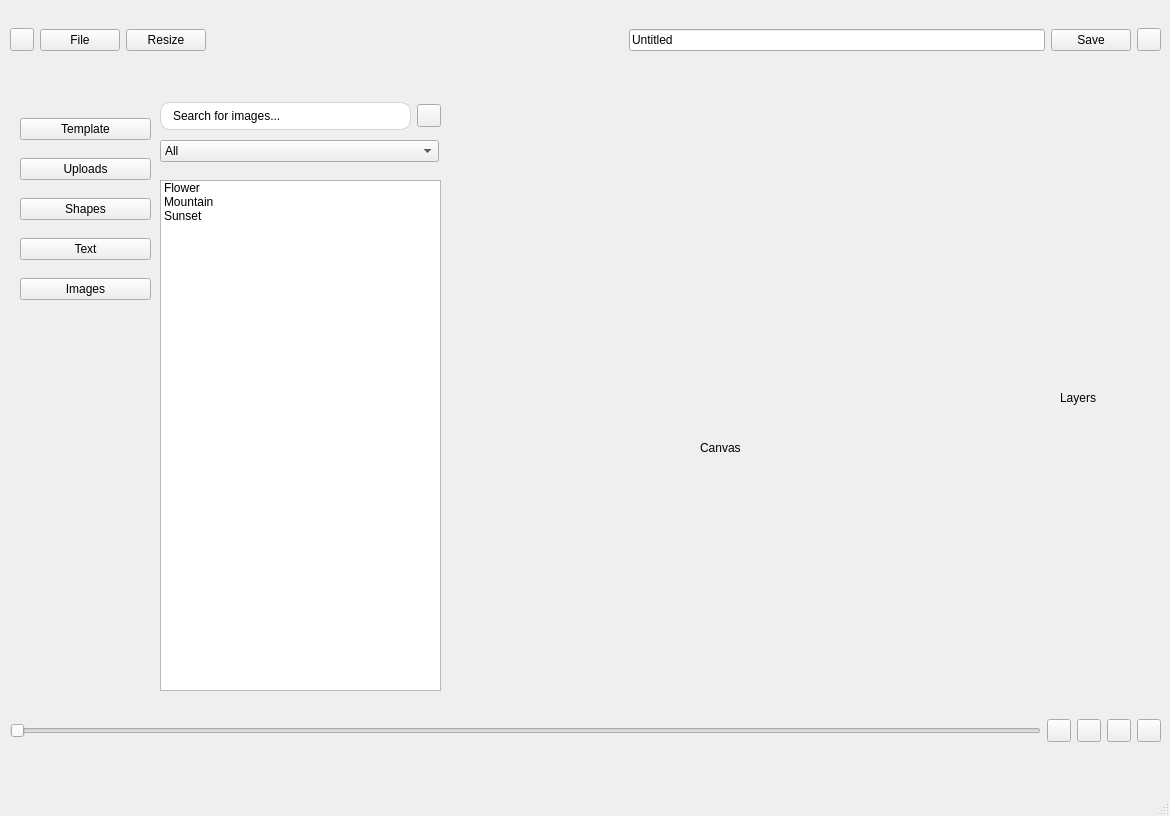
<?xml version="1.0" encoding="UTF-8"?>
<ui version="4.0">
 <class>MainWindow</class>
 <widget class="QMainWindow" name="MainWindow">
  <property name="geometry">
   <rect>
    <x>0</x>
    <y>0</y>
    <width>1170</width>
    <height>816</height>
   </rect>
  </property>
  <property name="windowTitle">
   <string>MainWindow</string>
  </property>
  <widget class="QWidget" name="centralwidget">
   <widget class="QWidget" name="horizontalLayoutWidget">
    <property name="geometry">
     <rect>
      <x>10</x>
      <y>0</y>
      <width>1151</width>
      <height>80</height>
     </rect>
    </property>
    <layout class="QHBoxLayout" name="horizontalLayout">
     <item>
      <widget class="QToolButton" name="toolback">
       <property name="text">
        <string/>
       </property>
       <property name="icon">
        <iconset>
         <normaloff>../../Downloads/chevron-left.png</normaloff>../../Downloads/chevron-left.png</iconset>
       </property>
      </widget>
     </item>
     <item>
      <widget class="QPushButton" name="pushFile">
       <property name="text">
        <string>File</string>
       </property>
      </widget>
     </item>
     <item>
      <widget class="QPushButton" name="pushResize">
       <property name="text">
        <string>Resize</string>
       </property>
      </widget>
     </item>
     <item>
      <spacer name="horizontalSpacer">
       <property name="orientation">
        <enum>Qt::Horizontal</enum>
       </property>
       <property name="sizeHint" stdset="0">
        <size>
         <width>40</width>
         <height>20</height>
        </size>
       </property>
      </spacer>
     </item>
     <item>
      <widget class="QLineEdit" name="Untitled">
       <property name="text">
        <string>Untitled</string>
       </property>
      </widget>
     </item>
     <item>
      <widget class="QPushButton" name="pushSave">
       <property name="text">
        <string>Save</string>
       </property>
      </widget>
     </item>
     <item>
      <widget class="QToolButton" name="Download">
       <property name="text">
        <string/>
       </property>
       <property name="icon">
        <iconset>
         <normaloff>../../Downloads/arrow-down.png</normaloff>../../Downloads/arrow-down.png</iconset>
       </property>
      </widget>
     </item>
    </layout>
   </widget>
   <widget class="QWidget" name="horizontalLayoutWidget_2">
    <property name="geometry">
     <rect>
      <x>10</x>
      <y>90</y>
      <width>1151</width>
      <height>611</height>
     </rect>
    </property>
    <layout class="QHBoxLayout" name="horizontalLayout_2">
     <item>
      <widget class="QWidget" name="widget" native="true">
       <widget class="QWidget" name="widgetSidebar" native="true">
        <property name="geometry">
         <rect>
          <x>10</x>
          <y>10</y>
          <width>131</width>
          <height>591</height>
         </rect>
        </property>
        <widget class="QWidget" name="verticalLayoutWidget">
         <property name="geometry">
          <rect>
           <x>0</x>
           <y>0</y>
           <width>131</width>
           <height>221</height>
          </rect>
         </property>
         <layout class="QVBoxLayout" name="verticalLayout">
          <property name="spacing">
           <number>0</number>
          </property>
          <item>
           <widget class="QPushButton" name="pushTemplate">
            <property name="text">
             <string>Template</string>
            </property>
           </widget>
          </item>
          <item>
           <widget class="QPushButton" name="pushUploads">
            <property name="text">
             <string>Uploads</string>
            </property>
           </widget>
          </item>
          <item>
           <widget class="QPushButton" name="pushShapes">
            <property name="text">
             <string>Shapes</string>
            </property>
           </widget>
          </item>
          <item>
           <widget class="QPushButton" name="pushText">
            <property name="text">
             <string>Text</string>
            </property>
           </widget>
          </item>
          <item>
           <widget class="QPushButton" name="pushImages">
            <property name="text">
             <string>Images</string>
            </property>
           </widget>
          </item>
         </layout>
        </widget>
       </widget>
       <widget class="QWidget" name="widgetOption" native="true">
        <property name="geometry">
         <rect>
          <x>150</x>
          <y>90</y>
          <width>281</width>
          <height>511</height>
         </rect>
        </property>
        <widget class="QWidget" name="verticalLayoutWidget_2">
         <property name="geometry">
          <rect>
           <x>0</x>
           <y>0</y>
           <width>281</width>
           <height>511</height>
          </rect>
         </property>
         <layout class="QVBoxLayout" name="verticalLayout_2">
          <item>
           <widget class="QListWidget" name="listWidget">
            <item>
             <property name="text">
              <string>Flower</string>
             </property>
             <property name="icon">
              <iconset>
               <activeoff>../../Downloads/flower.jpg</activeoff>
              </iconset>
             </property>
            </item>
            <item>
             <property name="text">
              <string>Mountain</string>
             </property>
             <property name="icon">
              <iconset>
               <activeoff>../../Downloads/IPR Project UI Design/Add- Edit image/image 3.png</activeoff>
              </iconset>
             </property>
            </item>
            <item>
             <property name="text">
              <string>Sunset</string>
             </property>
             <property name="icon">
              <iconset>
               <activeoff>../../Downloads/IPR Project UI Design (1)/Add- Edit image/image 4.png</activeoff>
              </iconset>
             </property>
            </item>
           </widget>
          </item>
         </layout>
        </widget>
       </widget>
       <widget class="QWidget" name="horizontalLayoutWidget_3">
        <property name="geometry">
         <rect>
          <x>150</x>
          <y>10</y>
          <width>281</width>
          <height>32</height>
         </rect>
        </property>
        <layout class="QHBoxLayout" name="horizontalLayout_3">
         <item>
          <widget class="QLineEdit" name="Search_image">
           <property name="styleSheet">
            <string notr="true">QLineEdit {
    border: 1px solid lightgray;
    border-radius: 10px;
    padding: 5px 10px;
}
</string>
           </property>
           <property name="text">
            <string>Search for images...</string>
           </property>
          </widget>
         </item>
         <item>
          <widget class="QToolButton" name="toolSearch">
           <property name="text">
            <string/>
           </property>
           <property name="icon">
            <iconset>
             <normaloff>../../Downloads/search.png</normaloff>../../Downloads/search.png</iconset>
           </property>
          </widget>
         </item>
        </layout>
       </widget>
       <widget class="QWidget" name="widgetCanvas" native="true">
        <property name="geometry">
         <rect>
          <x>440</x>
          <y>60</y>
          <width>561</width>
          <height>531</height>
         </rect>
        </property>
        <widget class="QLabel" name="label">
         <property name="geometry">
          <rect>
           <x>250</x>
           <y>290</y>
           <width>41</width>
           <height>16</height>
          </rect>
         </property>
         <property name="text">
          <string>Canvas</string>
         </property>
        </widget>
       </widget>
       <widget class="QWidget" name="widgetLayers" native="true">
        <property name="geometry">
         <rect>
          <x>1010</x>
          <y>20</y>
          <width>120</width>
          <height>581</height>
         </rect>
        </property>
        <widget class="QLabel" name="label_2">
         <property name="geometry">
          <rect>
           <x>40</x>
           <y>280</y>
           <width>55</width>
           <height>16</height>
          </rect>
         </property>
         <property name="text">
          <string>Layers</string>
         </property>
        </widget>
       </widget>
       <widget class="QComboBox" name="comboBox">
        <property name="geometry">
         <rect>
          <x>150</x>
          <y>50</y>
          <width>279</width>
          <height>22</height>
         </rect>
        </property>
        <item>
         <property name="text">
          <string>All</string>
         </property>
        </item>
        <item>
         <property name="text">
          <string>Photo</string>
         </property>
        </item>
        <item>
         <property name="text">
          <string>Vector</string>
         </property>
        </item>
       </widget>
      </widget>
     </item>
    </layout>
   </widget>
   <widget class="QWidget" name="horizontalLayoutWidget_4">
    <property name="geometry">
     <rect>
      <x>10</x>
      <y>710</y>
      <width>1151</width>
      <height>41</height>
     </rect>
    </property>
    <layout class="QHBoxLayout" name="horizontalLayout_4">
     <item>
      <widget class="QSlider" name="slider">
       <property name="orientation">
        <enum>Qt::Horizontal</enum>
       </property>
      </widget>
     </item>
     <item>
      <widget class="QToolButton" name="Zoom_in">
       <property name="text">
        <string/>
       </property>
       <property name="icon">
        <iconset>
         <normaloff>../../Downloads/Zoom in.png</normaloff>../../Downloads/Zoom in.png</iconset>
       </property>
      </widget>
     </item>
     <item>
      <widget class="QToolButton" name="Zoom_out">
       <property name="text">
        <string/>
       </property>
       <property name="icon">
        <iconset>
         <normaloff>../../Downloads/Zoom out.png</normaloff>../../Downloads/Zoom out.png</iconset>
       </property>
      </widget>
     </item>
     <item>
      <widget class="QToolButton" name="Undo">
       <property name="text">
        <string/>
       </property>
       <property name="icon">
        <iconset>
         <normaloff>../../Downloads/Corner up-left (1).png</normaloff>../../Downloads/Corner up-left (1).png</iconset>
       </property>
      </widget>
     </item>
     <item>
      <widget class="QToolButton" name="Redo">
       <property name="text">
        <string/>
       </property>
       <property name="icon">
        <iconset>
         <normaloff>../../Downloads/Corner up-right (1).png</normaloff>../../Downloads/Corner up-right (1).png</iconset>
       </property>
      </widget>
     </item>
    </layout>
   </widget>
  </widget>
  <widget class="QMenuBar" name="menubar">
   <property name="geometry">
    <rect>
     <x>0</x>
     <y>0</y>
     <width>1170</width>
     <height>26</height>
    </rect>
   </property>
  </widget>
  <widget class="QStatusBar" name="statusbar"/>
 </widget>
 <resources/>
 <connections/>
</ui>
